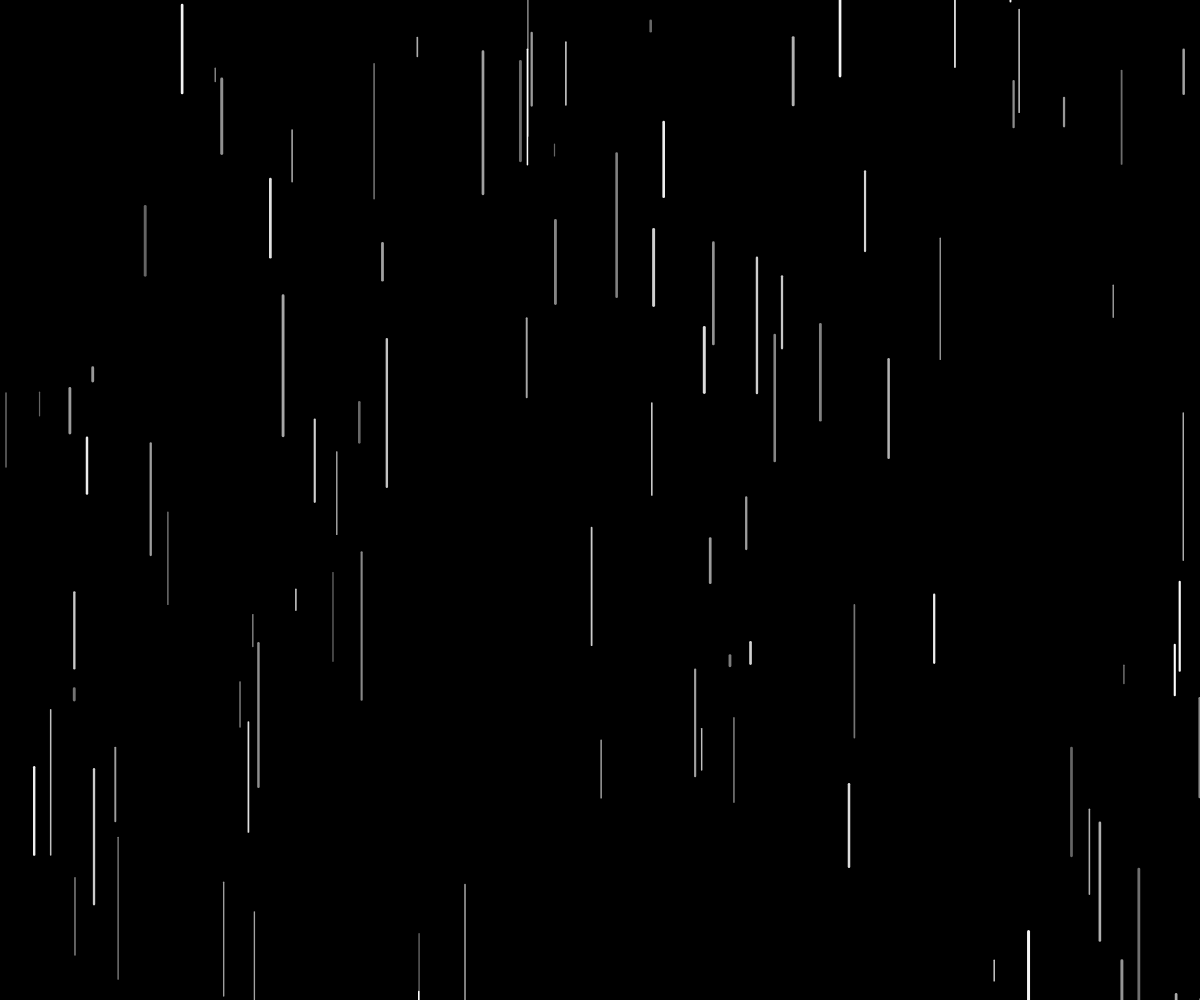
Frame 1 (no input)
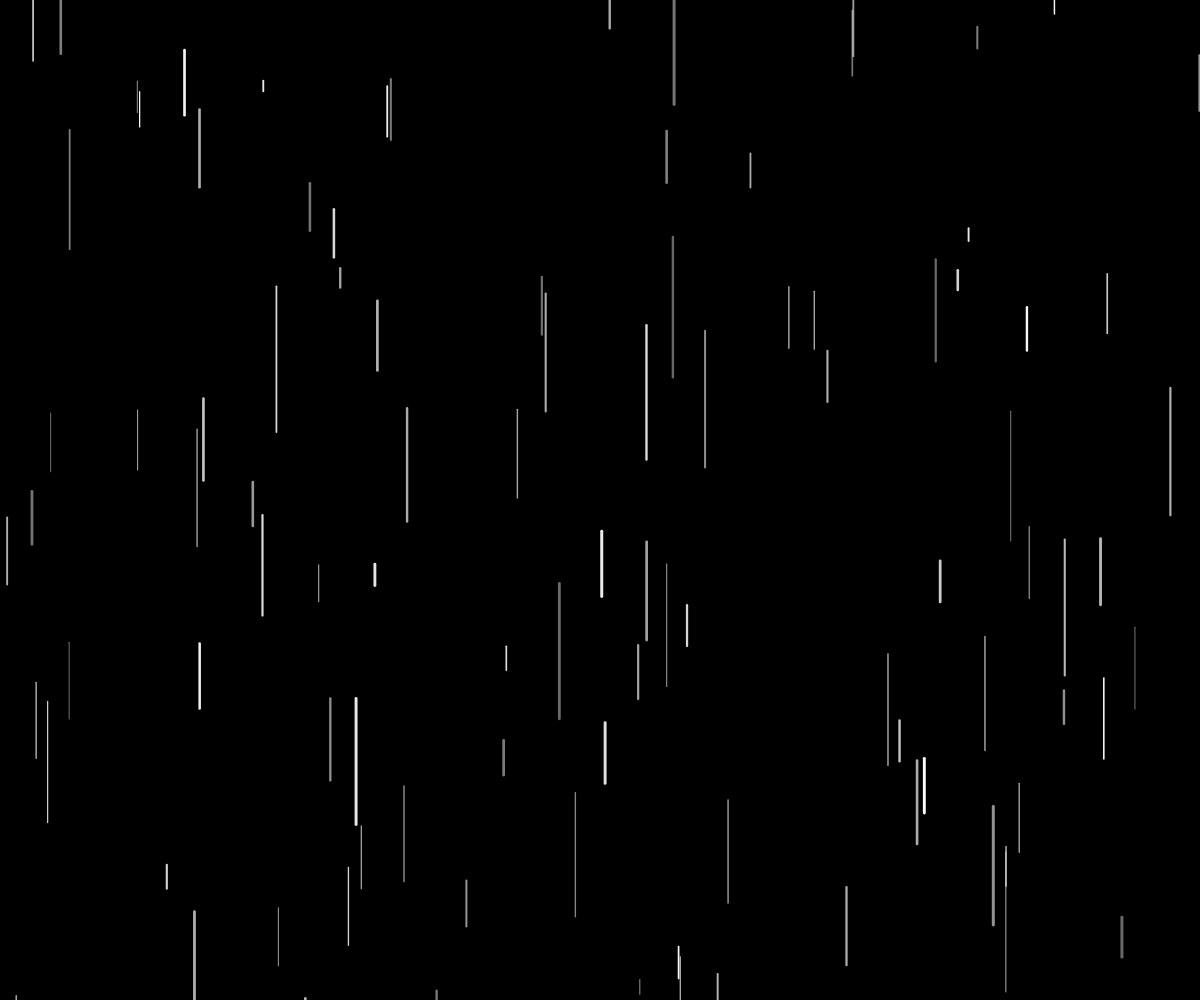
Frame 60 (no input)
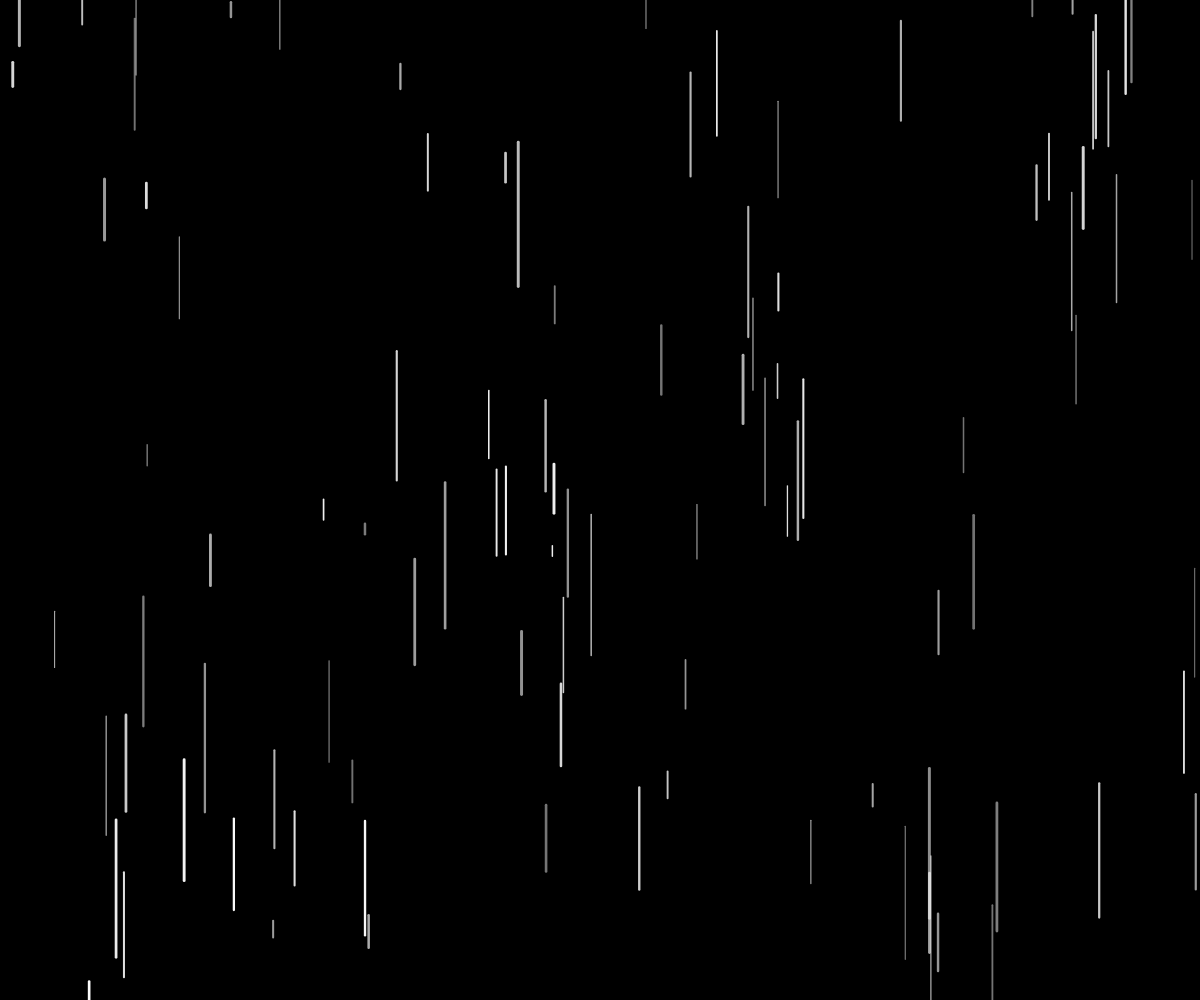
Frame 120 (the mouse pressed at the canvas centre since frame 60)

The p5.js sketch that drew these frames (run headless with seeded random() and noise() and a simulated clock; from frame 60 on, the mouse is pressed at the canvas centre):

// p5.js sketch
// ── sketch.js
function setup() {
	createCanvas(windowWidth, windowHeight)
}

function windowResized() {
	resizeCanvas(windowWidth, windowHeight)
}

function draw() {
	background(0)

	for (let i=0; i<100; i++) {
		let gl = random(10, 150)
		let gx = random(0, width)
		let gy = random(-gl, height)

		strokeWeight(random(1, 3))
		stroke(255, random(100, 255))
		line(gx, gy, gx, gy + gl)
	}


}
